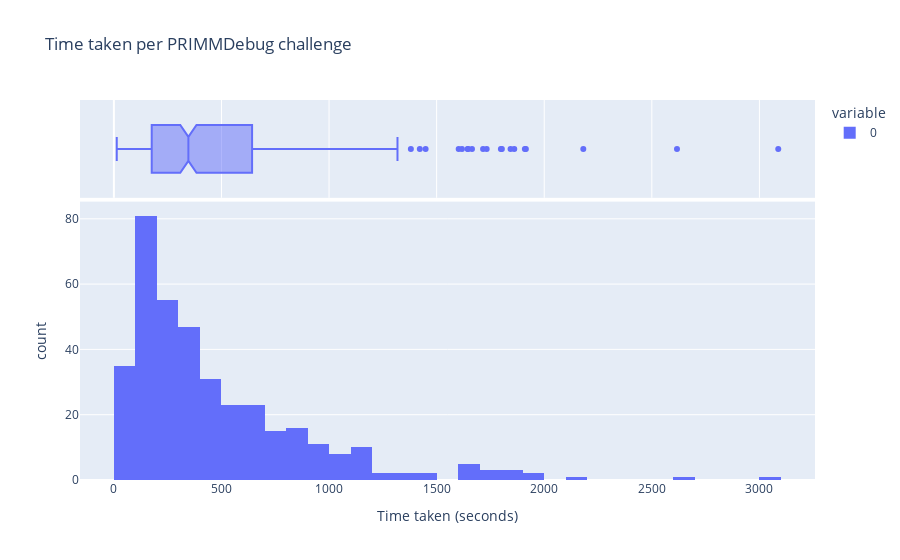
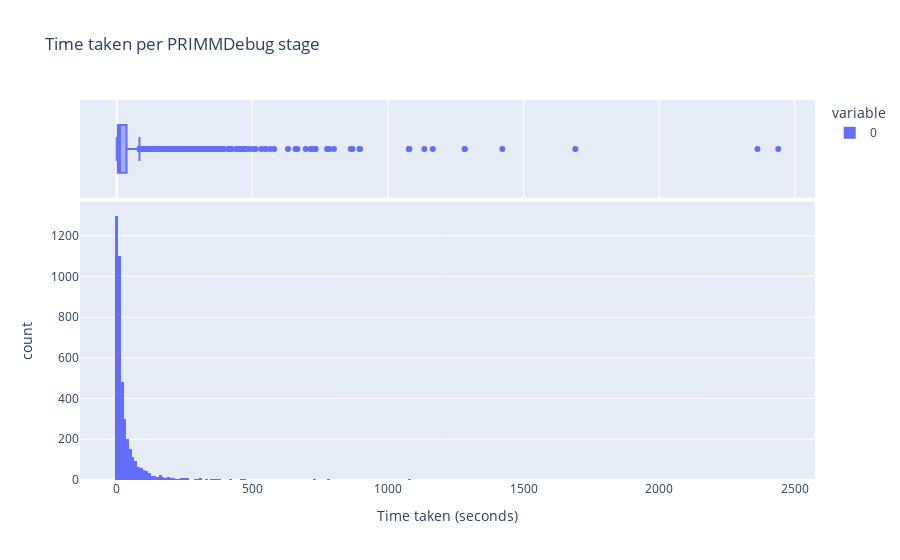

The code cell stored with these charts, in order, in its notebook:
### Markdown cell above
### Time Taken

First, we present the distribution of times taken for each PRIMMDebug challenge and stage.

### Code cell
#Time taken per PRIMMDebug challenge attempt
time_per_challenge_attempt: list[float] = [ExerciseLogProcessor.get_time_on_exercise(exercise) for exercise in EXERCISE_LOGS if hasattr(exercise,"end_time")]
px.histogram(time_per_challenge_attempt, marginal="box", labels={"value": "Time taken (seconds)", "count": "Count"}, title="Time taken per PRIMMDebug challenge").show()

#Time taken per stage log
time_per_stage: list[float] = [StageLogProcessor.get_time_on_stage(stage) for stage in STAGE_LOGS if StageLogProcessor.get_time_on_stage(stage) is not None]
px.histogram(time_per_stage, marginal="box", labels={"value": "Time taken (seconds)", "count": "Count"}, title="Time taken per PRIMMDebug stage").show()

### Figure 1 — Plotly figure (JSON) as saved in the notebook; plotly's stock layout.template omitted (floating-point values rounded to 4 significant figures; data arrays with more than 128 entries replaced by an {"elided": "..."} marker saying what was removed)
{"data": [{"bingroup": "x", "hovertemplate": "variable=0<br>Time taken (seconds)=%{x}<br>count=%{y}<extra></extra>", "legendgroup": "0", "marker": {"color": "#636efa", "pattern": {"shape": ""}}, "name": "0", "orientation": "v", "showlegend": true, "type": "histogram", "x": {"elided": "377 float values"}, "xaxis": "x", "yaxis": "y"}, {"hovertemplate": "variable=0<br>Time taken (seconds)=%{x}<extra></extra>", "legendgroup": "0", "marker": {"color": "#636efa"}, "name": "0", "notched": true, "showlegend": false, "type": "box", "x": {"elided": "377 float values"}, "xaxis": "x2", "yaxis": "y2"}], "layout": {"barmode": "relative", "legend": {"title": {"text": "variable"}, "tracegroupgap": 0}, "title": {"text": "Time taken per PRIMMDebug challenge"}, "xaxis": {"anchor": "y", "domain": [0, 1], "title": {"text": "Time taken (seconds)"}}, "xaxis2": {"anchor": "y2", "domain": [0, 1], "matches": "x", "showgrid": true, "showticklabels": false}, "yaxis": {"anchor": "x", "domain": [0, 0.7326], "title": {"text": "count"}}, "yaxis2": {"anchor": "x2", "domain": [0.7426, 1], "matches": "y2", "showgrid": false, "showline": false, "showticklabels": false, "ticks": ""}}}

### Figure 2 — Plotly figure (JSON) as saved in the notebook; plotly's stock layout.template omitted (floating-point values rounded to 4 significant figures; data arrays with more than 128 entries replaced by an {"elided": "..."} marker saying what was removed)
{"data": [{"bingroup": "x", "hovertemplate": "variable=0<br>Time taken (seconds)=%{x}<br>count=%{y}<extra></extra>", "legendgroup": "0", "marker": {"color": "#636efa", "pattern": {"shape": ""}}, "name": "0", "orientation": "v", "showlegend": true, "type": "histogram", "x": {"elided": "4273 float values"}, "xaxis": "x", "yaxis": "y"}, {"hovertemplate": "variable=0<br>Time taken (seconds)=%{x}<extra></extra>", "legendgroup": "0", "marker": {"color": "#636efa"}, "name": "0", "notched": true, "showlegend": false, "type": "box", "x": {"elided": "4273 float values"}, "xaxis": "x2", "yaxis": "y2"}], "layout": {"barmode": "relative", "legend": {"title": {"text": "variable"}, "tracegroupgap": 0}, "title": {"text": "Time taken per PRIMMDebug stage"}, "xaxis": {"anchor": "y", "domain": [0, 1], "title": {"text": "Time taken (seconds)"}}, "xaxis2": {"anchor": "y2", "domain": [0, 1], "matches": "x", "showgrid": true, "showticklabels": false}, "yaxis": {"anchor": "x", "domain": [0, 0.7326], "title": {"text": "count"}}, "yaxis2": {"anchor": "x2", "domain": [0.7426, 1], "matches": "y2", "showgrid": false, "showline": false, "showticklabels": false, "ticks": ""}}}
